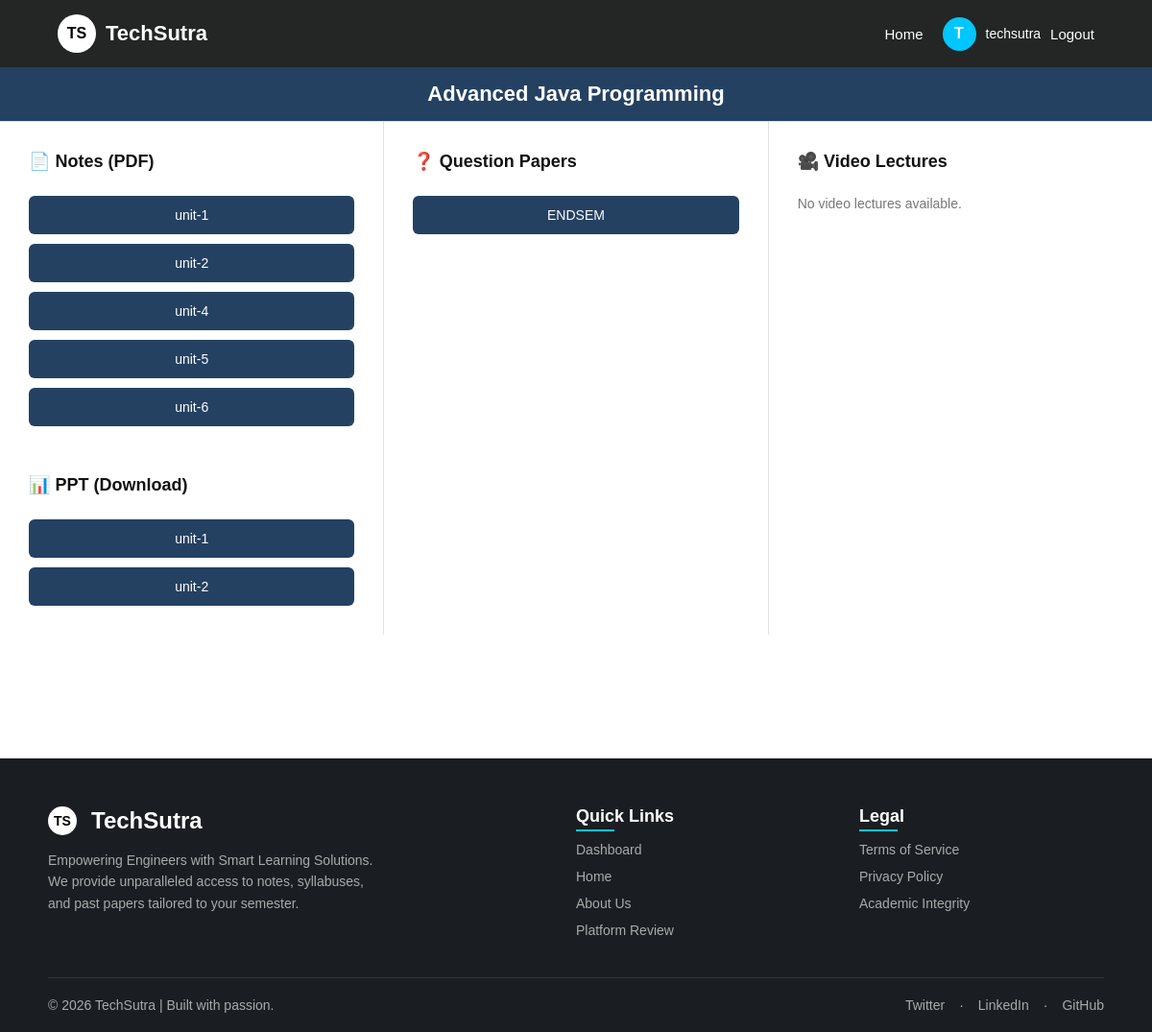
The app's page /resources/25/ (signed in) with its own data.
### TechSutraapp/models.py (models this page shows, shortened)
class Subject(models.Model):
    semester = models.ForeignKey(Semester, on_delete=models.CASCADE, related_name="subjects")
    name = models.CharField(max_length=100)

class Resource(models.Model):
    subject = models.ForeignKey(Subject, on_delete=models.CASCADE, related_name="resources")
    title = models.CharField(max_length=200)
    file_type = models.CharField(max_length=20, choices=RESOURCE_TYPES, default='notes_pdf')
    file = models.FileField(
        upload_to='resources/',
        validators=[FileExtensionValidator(
            allowed_extensions=['pdf', 'ppt', 'pptx', 'jpg', 'jpeg', 'png', 'mp4', 'webm', 'ogg']
        )]
    )
    uploaded_by = models.ForeignKey(User, on_delete=models.CASCADE)

### TechSutraapp/views.py (the view)
# urls.py: path('resources/<int:subject_id>/', resources, name='resources'),
@login_required(login_url='login')
def resources(request, subject_id):
    subject = get_object_or_404(Subject, id=subject_id)
    resources = subject.resources.all()
    context = {
        'subject': subject,
        'notes_pdf': resources.filter(file_type='notes_pdf'),
        'notes_ppt': resources.filter(file_type='notes_ppt'),
        'question_papers': resources.filter(file_type='qp'),
        'videos': resources.filter(file_type='video'),
        'syllabus': resources.filter(file_type='syllabus')
    }
    return render(request, 'TechSutraapp/resources.html', context)

### TechSutraapp/templates/TechSutraapp/resources.html (shortened to what this page needs)
{% load static %}
<!DOCTYPE html>
<html lang="en">
<head>
    <link rel="stylesheet" href="{% static 'TechSutraapp/css/style.css' %}?v=4.0">
</head>
<body>
<nav class="navbar">
    <div class="brand" onclick="goToDashboard()">
        <div class="brand-logo">TS</div>
        <h2 class="brand-name">TechSutra</h2>
    </div>
        <div class="nav-right" id="navArea">
        <a href="{% url 'home' %}" class="nav-link">Home</a>
        {% if request.user.is_authenticated %}
        <div class="user-section">
            <div class="user-logo" onclick="window.location.href='{% url 'dashboard' %}'">{{ request.user.username.0|upper }}</div>
            <span class="username" id="server-username">{{ request.user.username }}</span>
            <a href="{% url 'logout' %}" class="nav-link">Logout</a>
        </div>
        {% else %}
        <a href="{% url 'login' %}" class="login-btn">Login</a>
        {% endif %}
    </div>
</nav>
<div class="study-resources-wrapper">
    <div class="study-header-band">{{ subject.name }}</div>
    <div class="study-grid">
        <div class="study-col">
            <div class="resource-group">
                <h3>📄 Notes (PDF)</h3>
                {% for res in notes_pdf %}
                <button class="resource-btn" onclick="openModal('{% if res.file %}{{ res.file.url }}{% else %}#{% endif %}')">{{ res.title }}</button>
                {% empty %}
                <p style="color:#777; font-size:14px;">No PDF notes available.</p>
                {% endfor %}
            </div>
            <div class="resource-group" style="margin-top:20px;">
                <h3>📊 PPT (Download)</h3>
                {% for res in notes_ppt %}
                <button class="resource-btn" onclick="openModal('{% if res.file %}{{ res.file.url }}{% else %}#{% endif %}')">{{ res.title }}</button>
                {% empty %}
                <p style="color:#777; font-size:14px;">No PPT notes available.</p>
                {% endfor %}
            </div>
        </div>
        <div class="study-col">
            <div class="resource-group">
                <h3>❓ Question Papers</h3>
                {% for res in question_papers %}
                <button class="resource-btn" onclick="openModal('{% if res.file %}{{ res.file.url }}{% else %}#{% endif %}')">{{ res.title }}</button>
                {% empty %}
                <p style="color:#777; font-size:14px;">No Question Papers available.</p>
                {% endfor %}
            </div>
        </div>
        <div class="study-col">
            <div class="resource-group">
                <h3>🎥 Video Lectures</h3>
                {% for res in videos %}
                <button class="resource-btn" onclick="openModal('{% if res.file %}{{ res.file.url }}{% else %}#{% endif %}')">{{ res.title }}</button>
                {% empty %}
                <p style="color:#777; font-size:14px;">No video lectures available.</p>
                {% endfor %}
            </div>
        </div>
    </div>
</div>
{% include 'TechSutraapp/footer.html' %}
</body>
</html>

### static/TechSutraapp/css/style.css (style rules this page uses)
* { margin: 0; padding: 0; box-sizing: border-box; font-family: Arial, Helvetica, sans-serif; }
body { background: #f4f6f9; color: #333; display: flex; flex-direction: column; min-height: 100vh; }
.navbar { display: flex; justify-content: space-between; align-items: center; padding: 15px 60px; background-color: rgba(0, 0, 0, 0.85); color: white; }
.brand { display: flex; align-items: center; cursor: pointer; }
.brand-logo { width: 40px; height: 40px; background: white; color: black; font-weight: bold; border-radius: 50%; display: flex; align-items: center; justify-content: center; margin-right: 10px; }
.brand-name { font-size: 22px; }
.nav-right { display: flex; align-items: center; gap: 20px; }
.nav-link { text-decoration: none; color: white; font-size: 15px; }
.user-section { display: flex; align-items: center; gap: 10px; }
.user-logo { width: 35px; height: 35px; background: #00c6ff; border-radius: 50%; display: flex; align-items: center; justify-content: center; font-weight: bold; cursor: pointer; }
.username { font-size: 14px; }
.study-resources-wrapper { width: 100%; min-height: calc(100vh - 80px); background: #ffffff; }
.study-header-band { background: #244161; color: white; text-align: center; padding: 15px 0; font-size: 22px; font-weight: bold; }
.study-grid { display: flex; flex-wrap: wrap; width: 100%; margin: 0 auto; border-top: 1px solid #e0e0e0; }
.study-col { flex: 1; min-width: 300px; padding: 30px; border-right: 1px solid #e0e0e0; display: flex; flex-direction: column; gap: 30px; }
.study-col:last-child { border-right: none; }
.resource-group { display: flex; flex-direction: column; gap: 10px; }
.resource-group h3 { font-size: 18px; color: #111; margin-bottom: 15px; display: flex; align-items: center; gap: 10px; font-weight: bold; }
.resource-btn { background: #244161; color: white; padding: 12px 20px; border-radius: 6px; border: none; font-size: 14px; cursor: pointer; text-align: center; transition: 0.2s; font-weight: 500; }

### records on screen
Subject: name "Advanced Java Programming"
Resource: title "unit-1"
Resource: title "unit-2"
Resource: title "unit-4"
Resource: title "unit-5"
Resource: title "unit-6"
Resource: title "unit-1"
Resource: title "unit-2"
Resource: title "ENDSEM"

### other values on screen
{{ request.user.username.0|upper }} "T"
{{ request.user.username }} "techsutra"
